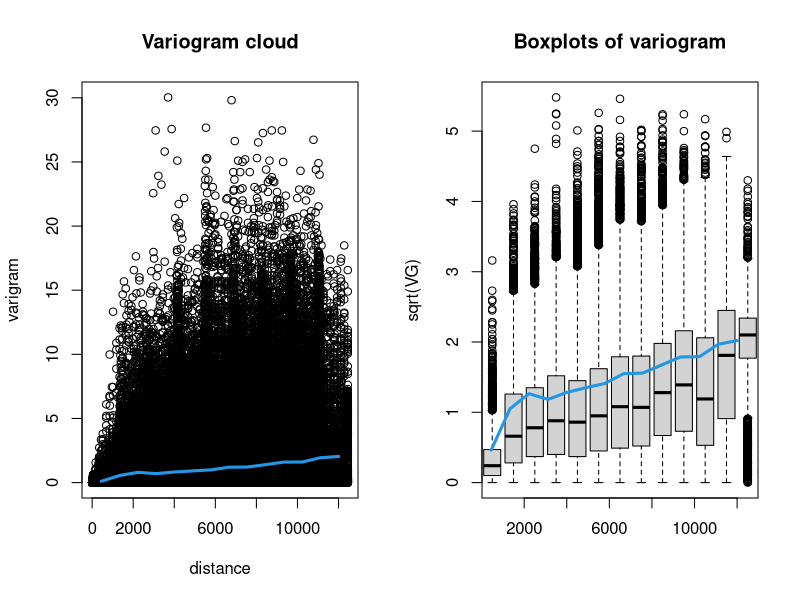
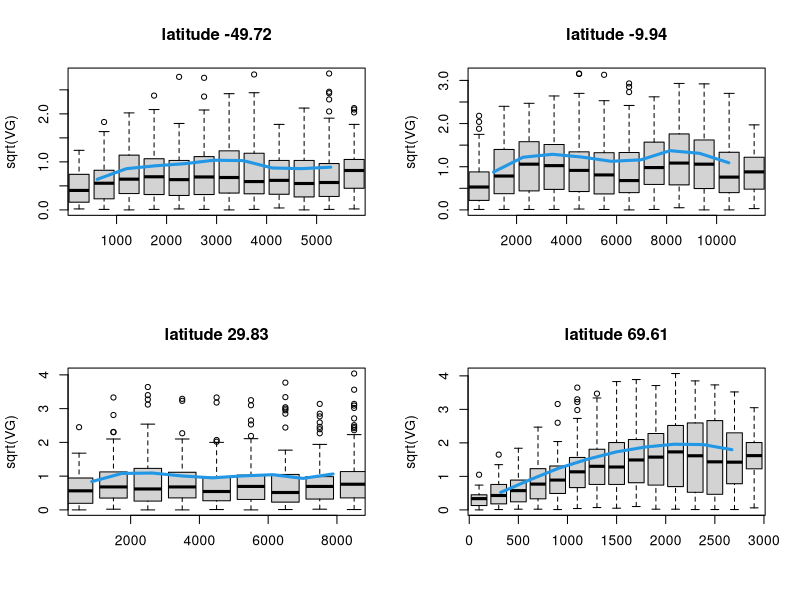

Generate these figures, in order, with R:
library(fields)
data=read.table('data1.txt',header=T)
nlon=length(unique(data[,1]))
nlat=length(unique(data[,2]))
loc=data[,1:2]
y=data[,3]
varigram=vgram(loc, y, lon.lat=TRUE,N=15)

par(mfrow=c(1,2))
##here obtained is semivarigram,then times 2 to get varigram##
##Plot the varigram cloud 
plot(varigram$d,2*varigram$vgram,xlab="distance",ylab="varigram",main="Variogram cloud")
lines(varigram$centers, varigram$stats["mean",], col=4,lwd=3)


bplot.xy(varigram$d, sqrt(2*varigram$vgram),ylab="sqrt(VG)", N=15, outlier=TRUE, main="Boxplots of variogram")
lines(varigram$centers, sqrt(2*varigram$stats["mean",]), col=4,lwd=3)

graphics.off()


###directional variogram, fix the latitude.
data1=data[101:150,]
data2=data[201:250,]
data3=data[301:350,]
data4=data[401:450,]

vgram_lat1=vgram(data1[,1:2], data1[,3], lon.lat=TRUE, N=10)
vgram_lat2=vgram(data2[,1:2], data2[,3], lon.lat=TRUE, N=10)
vgram_lat3=vgram(data3[,1:2], data3[,3], lon.lat=TRUE, N=10)
vgram_lat4=vgram(data4[,1:2], data4[,3], lon.lat=TRUE, N=10)

pdf('lat.pdf',width=14,height=14)
par(mfrow=c(2,2))
bplot.xy(vgram_lat1$d, sqrt(2*vgram_lat1$vgram),ylab="sqrt(VG)", N=10, outlier=TRUE, main="latitude -49.72")
lines(vgram_lat1$centers, sqrt(2*vgram_lat1$stats["mean",]), col=4, lwd=3)

bplot.xy(vgram_lat2$d, sqrt(2*vgram_lat2$vgram),ylab="sqrt(VG)", N=10, outlier=TRUE, main="latitude -9.94")
lines(vgram_lat2$centers, sqrt(2*vgram_lat2$stats["mean",]), col=4, lwd=3)

bplot.xy(vgram_lat3$d, sqrt(2*vgram_lat3$vgram),ylab="sqrt(VG)", N=10, outlier=TRUE, main="latitude 29.83")
lines(vgram_lat3$centers, sqrt(2*vgram_lat3$stats["mean",]), col=4, lwd=3)

bplot.xy(vgram_lat4$d, sqrt(2*vgram_lat4$vgram),ylab="sqrt(VG)", N=10, outlier=TRUE, main="latitude 69.61")
lines(vgram_lat4$centers, sqrt(2*vgram_lat4$stats["mean",]), col=4, lwd=3)

graphics.off()

# 
# ###use variog4 to plot variogram in 4 directions
# library(geoR)
# data2=as.list(data)
# var4=variog4(coords =loc,data =y)
# 
# plot(var4,lwd=3)
# graphics.off()
